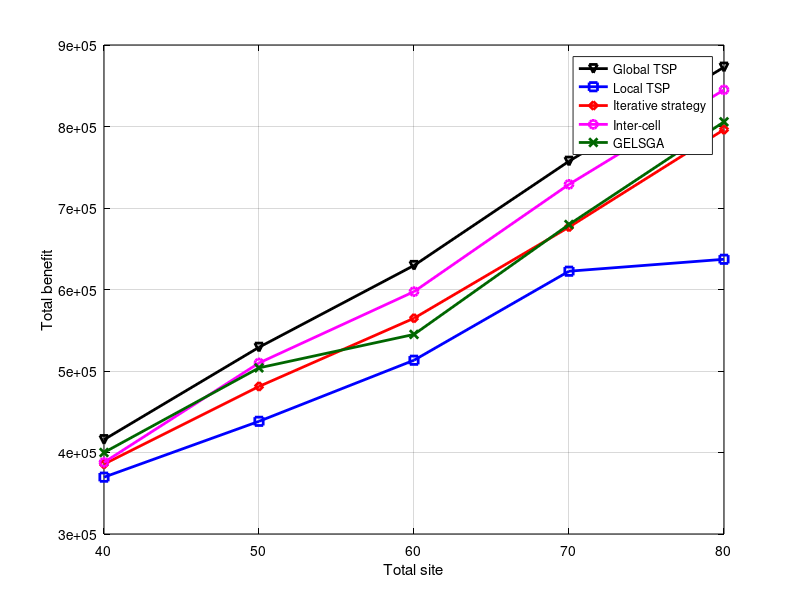

The MATLAB source for this figure: (Note: this script raises an error after producing the figure.)
x = [40 50 60 70 80];
y1 = [415794	529114	629502	757394	872828]; % global tsp
y2 = [369734	438265	513216	622443	637086]; % local tsp
y3 = [385736	481045	564739	676552	796219]; % iterative
y4 = [387889	509862	597369	7.29E+05	844968]; % inter-cell
y5 = [399984	503843	544887	679711	805780];% GELSGA
close all;
figure1 = figure;
% Create axes
axes1 = axes('Parent',figure1);
plot(x,y1,'-kv', 'LineWidth',2);
hold on;
grid on;
plot(x,y2,'-bs', 'LineWidth',2);
plot(x,y3,'-rd', 'LineWidth',2);
plot(x,y4,'-mo', 'LineWidth',2);
plot(x,y5,'-x','Color',[0 0.4 0], 'LineWidth',2);
xlabel('Total site');
ylabel('Total benefit');
legend('Global TSP','Local TSP','Iterative strategy','Inter-cell','GELSGA');
set(axes1,'XColor',[0 0 0],'YColor',[0 0 0]);
xticks([40 50 60 70 80]);
xlim([40 80]);
ytickformat('%,4.4g');
xtickformat('%,4.4g');
hold off;